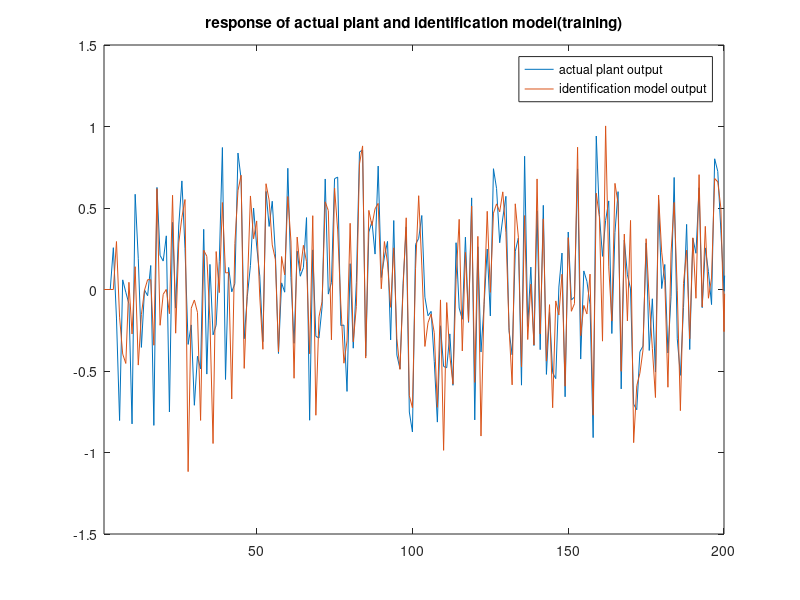
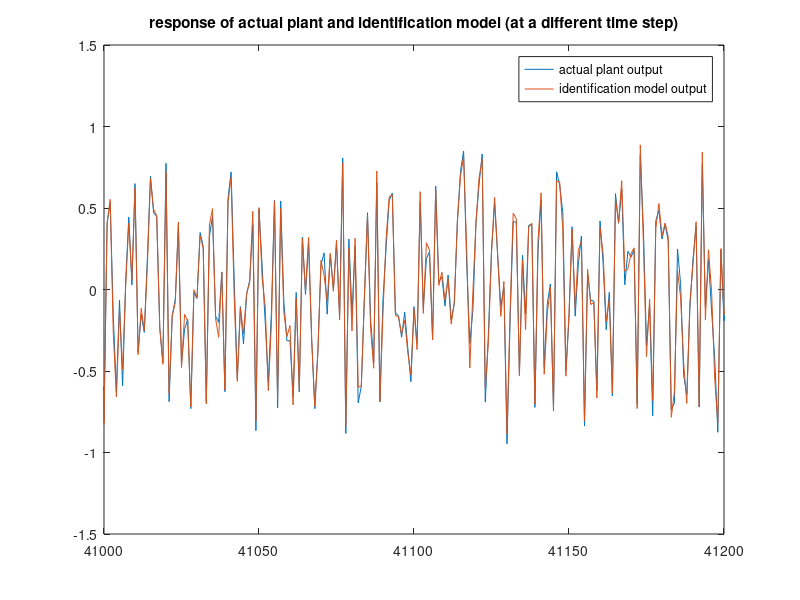
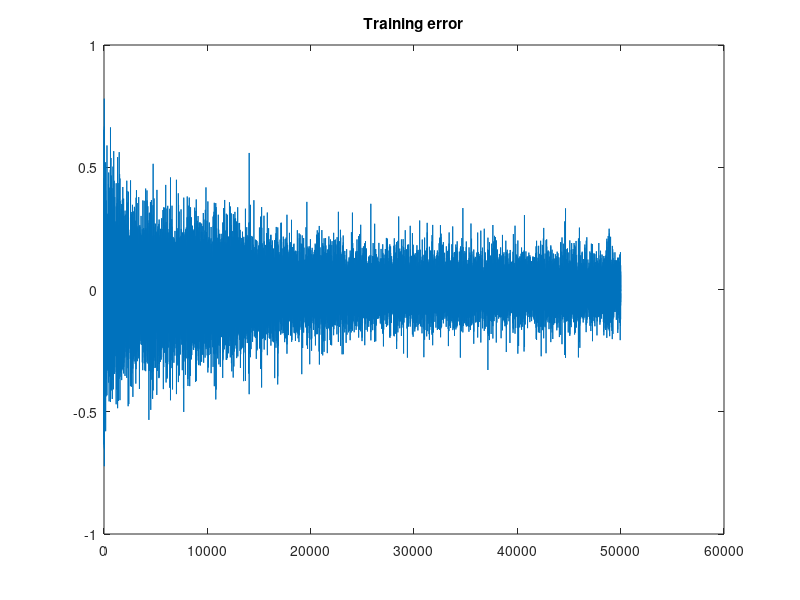
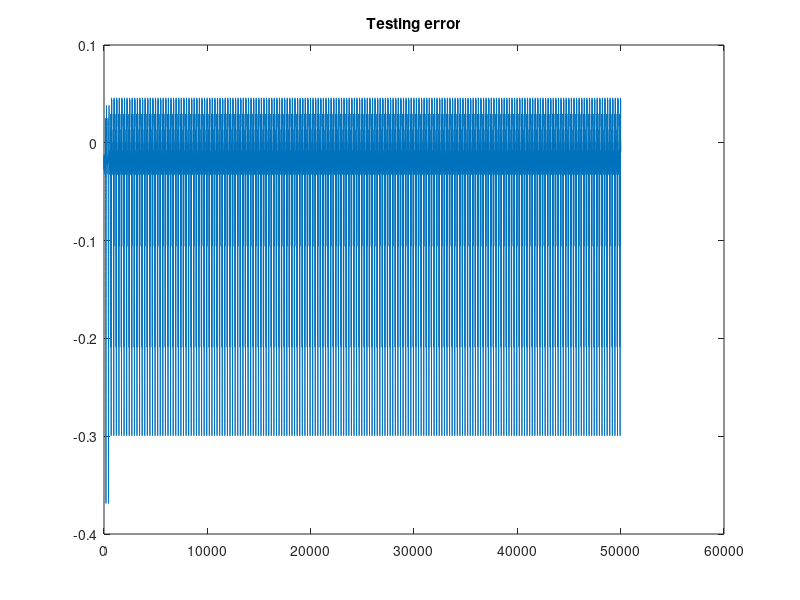

MATLAB code to generate these figures, in order:
%%%% IDENTIFICATION EXAMPLE 4 ONE LAYER

%%%%%%%%%%%%% IDENTIFICATION PROCESS
clc;clear;
k=[1:50000];
f=@(x1,x2,x3,x4,x5)((x1*x2*x3*x5*(x3-1)+x4)./(1+x3^2+x2^2));
difftanh=@(x)(sech(x));

NNclass=[5 20 1];
in=NNclass(1);n1=NNclass(2);out=NNclass(3);

W1=randn(in+1,n1);          %%%% Weight initialization
W2=zeros(n1+1,out);

eta=0.1;                           %%%%%%%%%% HOLY SHIT
c=0;
b=0;
a=0;
yp=[c b a zeros(1,length(k))];                  
yphat=[c b a zeros(1,length(k))];

u=(-1+2*rand(1,length(k)+3));        %%%% Input to the systems
error_train=zeros(1,length(k)+3);
for i=4:length(k)+3
    yp(i)=f(yp(i-1),yp(i-2),yp(i-3),u(i-1),u(i-2));
    %%%% NEURAL NETWORK
    %Forward Pass
    A1=[1 yp(i-1) yp(i-2) yp(i-3) u(i-1) u(i-2)]*W1;
    y1=tanh(A1);
    A2=[1 y1]*W2;
    N=A2;
    %Identification model output
    yphat(i)=N;
    e=-(yphat(i)-yp(i));            %%%% error
    %Backward Pass
    del2=e;
    del1=difftanh(A1).*(del2*W2(2:end,:)');
    Jw2=[1 y1]'*del2;               %%%% These are not gradients, these are cray-dients
    Jw1=[1 yp(i-1) yp(i-1) yp(i-3) u(i-1) u(i-2)]'*del1;
    %Weight Update
    W2=W2+eta*Jw2;
    W1=W1+eta*Jw1;
    error_train(i-3)=e;
end
plot(yp)
hold on
plot(yphat)
xlim([1 200])
title('response of actual plant and identification model(training)');
legend('actual plant output','identification model output');
%saveas(gcf,'C:/Users/tarun/Documents/id/figs/ex4/bpa1/train1.png')
%%
%plot different time step
figure;
plot(yp)
hold on;
plot(yphat)
xlim([41000 41200])
title('response of actual plant and identification model (at a different time step)');
legend('actual plant output','identification model output');
%saveas(gcf,'C:/Users/tarun/Documents/id/figs/ex4/bpa1/train2.png')
%%
%Performance Measure
figure;
plot(error_train)
title('Training error')
rmse1=rms(error_train(1:10000));
rmse2=rms(error_train(10001:end));
fprintf('Training RMS error 1 = %f\n',rmse1);
fprintf('Training RMS error 2 = %f\n\n',rmse2);
disp('Variance Accounted For (training)');
VAF=(1-var(yp-yphat)/var(yp))*100;
disp(VAF);
%saveas(gcf,'C:/Users/tarun/Documents/id/figs/ex4/bpa1/error_train.png')
%%
%saving weights and biases
save('WeightsH1_NP90_ex4_one_layer','W1','W2');
disp('saved');
%%
clear;
%loading weights and biases
load('WeightsH1_NP90_ex4_one_layer');
disp('loaded');
%%
k=[1:50000];
f=@(x1,x2,x3,x4,x5)((x1*x2*x3*x5*(x3-1)+x4)./(1+x3^2+x2^2));
c=0;
b=0;
a=0;
yp=[c b a zeros(1,length(k))];                  
yphat=[c b a zeros(1,length(k))];
u1=sin((2*pi).*[1:500+3]./250);
u2=0.8*(sin((2*pi).*[500+4:length(k)+3]./250))+0.2*(sin((2*pi).*[500+4:length(k)+3]./25));
u=[u1 u2];
error_test=zeros(1,length(k)+3);
for i=4:length(k)+3              %%%% This is to show the output like in NP90
    yp(i)=f(yp(i-1),yp(i-2),yp(i-3),u(i-1),u(i-2));
    
    A1=[1 yphat(i-1) yphat(i-2) yphat(i-3) u(i-1) u(i-2)]*W1;
    y1=tanh(A1);
    A2=[1 y1]*W2;
    N=A2;
    yphat(i)=N;
    e=-(yphat(i)-yp(i));
    error_test(i-3)=e;
end
%%
%Performance Measures
figure;
plot(error_test)
title('Testing error');
rmse1=rms(error_test(1:1000));
rmse2=rms(error_test(1001:end));
fprintf('Testing RMS error 1 = %f\n',rmse1);
fprintf('Testing RMS error 2 = %f\n\n',rmse2);
disp('Variance Accounted For (testing)');
VAF=(1-var(yp-yphat)/var(yp))*100;
disp(VAF);
%saveas(gcf,'C:/Users/tarun/Documents/id/figs/ex4/bpa1/error_test.png')
%%
figure;
plot(yp);
hold on;
plot(yphat);
xlim([1 1000])
title('response of actual plant and identified model to a different input(testing)')
legend('actual plant output','identification model output');
%saveas(gcf,'C:/Users/tarun/Documents/id/figs/ex4/bpa1/test.png')